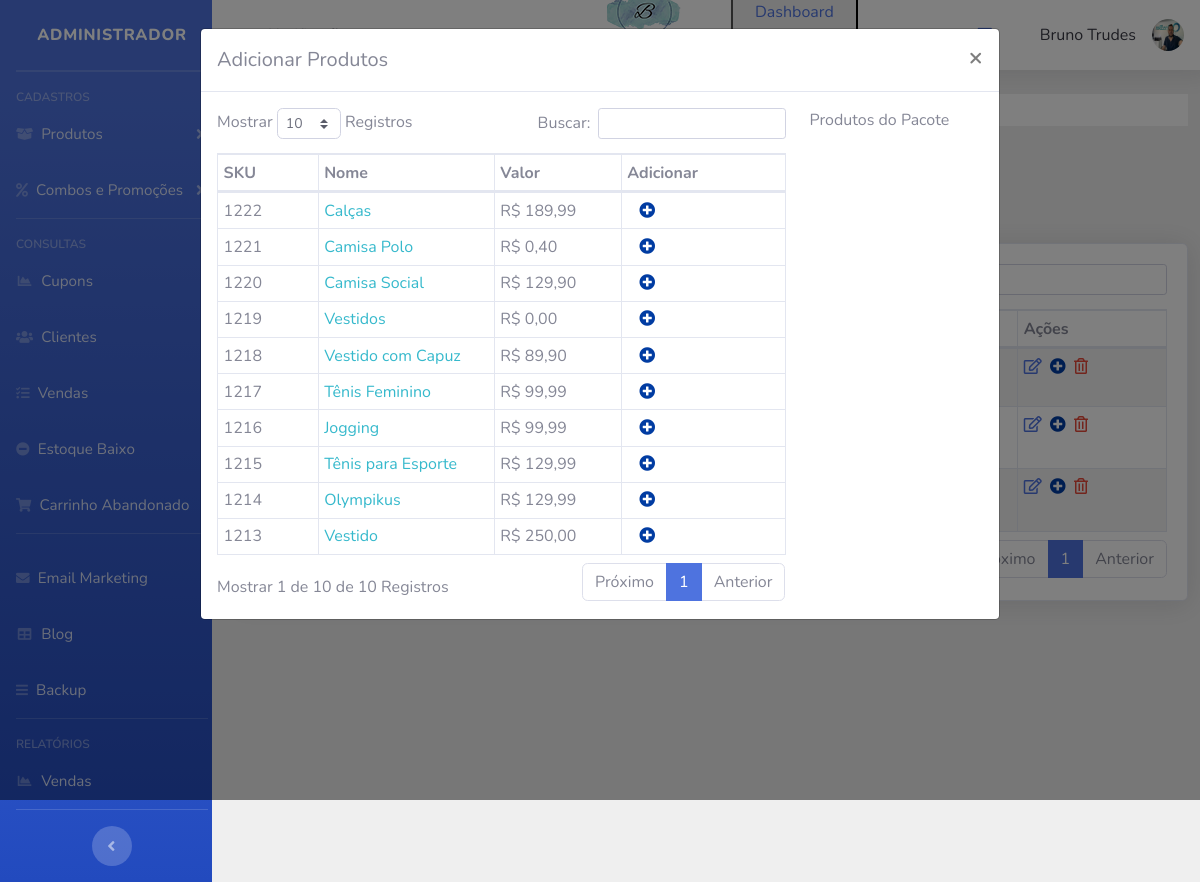
/sistema/painel-admin/index.php?pag=combos&funcao=produtos&id=4 (signed in), run on the app's committed database.
### tables this page shows
CREATE TABLE `usuarios` (
  `id` int(11) NOT NULL AUTO_INCREMENT,
  `nome` varchar(50) NOT NULL,
  `cpf` varchar(20) NOT NULL,
  `email` varchar(50) NOT NULL,
  `fone` varchar(15) NOT NULL,
  `senha` varchar(35) NOT NULL,
  `senha_crip` varchar(150) NOT NULL,
  `nivel` varchar(20) NOT NULL,
  `imagem` varchar(100) DEFAULT NULL,
  PRIMARY KEY (`id`)
);

CREATE TABLE `combos` (
  `id` int(11) NOT NULL AUTO_INCREMENT,
  `nome` varchar(100) NOT NULL,
  `nome_url` varchar(50) NOT NULL,
  `descricao` varchar(1000) NOT NULL,
  `descricao_longa` text NOT NULL,
  `valor` decimal(8,2) NOT NULL,
  `imagem` varchar(100) NOT NULL,
  `tipo_envio` int(1) NOT NULL,
  `palavras` varchar(250) NOT NULL,
  `ativo` varchar(5) NOT NULL,
  `peso` double(8,2) NOT NULL,
  `largura` double(8,2) NOT NULL,
  `altura` double(8,2) NOT NULL,
  `comprimento` double(8,2) NOT NULL,
  `valor_frete` decimal(10,2) DEFAULT NULL,
  `vendas` int(11) DEFAULT NULL,
  `link` varchar(150) DEFAULT NULL,
  PRIMARY KEY (`id`)
);

CREATE TABLE `produtos` (
  `id` int(11) NOT NULL AUTO_INCREMENT,
  `sku` varchar(10) NOT NULL,
  `categoria` int(11) NOT NULL,
  `sub_categoria` int(11) NOT NULL,
  `nome` varchar(100) NOT NULL,
  `nome_url` varchar(100) NOT NULL,
  `descricao` varchar(1000) NOT NULL,
  `descricao_longa` text NOT NULL,
  `valor` decimal(10,2) NOT NULL,
  `imagem` varchar(100) NOT NULL,
  `estoque` int(11) NOT NULL,
  `tipo_envio` int(11) NOT NULL,
  `palavras` varchar(250) NOT NULL,
  `ativo` varchar(5) NOT NULL,
  `peso` double(8,2) DEFAULT NULL,
  `largura` int(11) DEFAULT NULL,
  `altura` int(11) DEFAULT NULL,
  `comprimento` int(11) DEFAULT NULL,
  `modelo` varchar(100) DEFAULT NULL,
  `valor_frete` decimal(8,2) DEFAULT NULL,
  `promocao` varchar(5) NOT NULL,
  `vendas` int(11) DEFAULT NULL,
  `link` varchar(150) DEFAULT NULL,
  `variavel` varchar(5) DEFAULT NULL,
  PRIMARY KEY (`id`)
);

### sistema/painel-admin/combos.php (the view, shortened to what the rows shown need)
<?php
$pag = "combos";
require_once("../../conexao.php");
?>
<div class="card shadow mb-4">
  <div class="card-body">
    <div class="table-responsive">
      <table class="w3-table-all w3-hoverable table table-striped table table-bordered" id="dataTable" width="100%" cellspacing="0">
        <thead>
          <tr>
            <th>Nome</th>
            <th>Valor</th>
            <th>Produtos</th>
            <th>Imagem</th>
            <th>Ações</th>
          </tr>
        </thead>
        <tbody>
         <?php
         $query = $pdo->query("SELECT * FROM combos order by id desc ");
         $res = $query->fetchAll(PDO::FETCH_ASSOC);
         for ($i=0; $i < count($res); $i++) {
          $valor = $res[$i]['valor'];
          $nome_url = $res[$i]['nome_url'];
          $imagem = $res[$i]['imagem'];
          $id = $res[$i]['id'];
          $valor = number_format($valor, 2, ',', '.');
          $query2 = $pdo->query("SELECT * FROM prod_combos where id_combo = '$id' ");
          $res2 = $query2->fetchAll(PDO::FETCH_ASSOC);
          $total_produtos = @count($res2);
          ?>
          <tr>
            <td>
              <a href="../../combo-<?php echo $nome_url; ?>" class="text-info" target='blank'>
              </a>
            </td>
            <td>R$ <?php echo $valor ?></td>
            <td id="quantidade-produtos"><?php echo $total_produtos ?></td>
            <td><img src="../../img/combos/<?php echo $imagem ?>" width="50"></td>
            <td>
             <a href="index.php?pag=<?php echo $pag ?>&funcao=editar&id=<?php echo $id ?>" class='text-primary mr-1' title='Editar Dados'><i class='far fa-edit'></i></a>
             <a href="index.php?pag=<?php echo $pag ?>&funcao=produtos&id=<?php echo $id ?>" class='text-danger mr-1 ' title='Inserir Produtos'><i class="fas fa-plus-circle" style="color: #013ca2;"></i></a>
             <a href="index.php?pag=<?php echo $pag ?>&funcao=excluir&id=<?php echo $id ?>" class='text-danger mr-1' title='Excluir Registro'><i class='far fa-trash-alt'></i></a>
           </td>
         </tr>
       <?php } ?>
     </tbody>
   </table>
 </div>
</div>
</div>
<div class="modal fade" id="modal-produtos" tabindex="-1" role="dialog">
  <div class="modal-dialog modal-lg" role="document">
    <div class="modal-content">
      <div class="modal-body">
        <div class="row">
          <div class="col-md-9" >
            <div class="table-responsive">
              <table class="table table-bordered" id="dataTable2" width="100%" cellspacing="0">
                <thead>
                  <tr>
                     <th>SKU</th>
                    <th>Nome</th>
                    <th>Valor</th>
                    <th>Adicionar</th>
                  </tr>
                </thead>
                <tbody>
                  <?php
                  $query = $pdo->query("SELECT * FROM produtos where ativo = 'Sim' order by id desc ");
                  $res = $query->fetchAll(PDO::FETCH_ASSOC);
                  for ($i=0; $i < count($res); $i++) {
                    $nome_prod = $res[$i]['nome'];
                    $valor_prod = $res[$i]['valor'];
                    $nome_url2 = $res[$i]['nome_url'];
                    $sku = $res[$i]['sku'];
                    $id_prod = $res[$i]['id'];
                    $valor_prod = number_format($valor_prod, 2, ',', '.');
                    ?>
                    <tr>
                      <td><?php echo $sku ?>
                      </td>
                      <td>
                      <a href="../../produto-<?php echo $nome_url2; ?>" class="text-info" target='blank'>
                      <?php echo $nome_prod ?>
                       </a>
                      </td>
                      <td>R$ <?php echo $valor_prod ?></td>
                      <td>
                        <form id="form-prod" method="post">
                          <a id="btn-add-produtos" href="#" onClick="addProd(<?php echo $id_prod ?>)" class="text-success mr-1 col-sm-1" title="Adicionar Produto"><i class="fas fa-plus-circle" style="color: #013ca2;"></i></a>
                        </form>
                      </td>
                    </tr>
                  <?php } ?>
                </tbody>
              </table>
            </div>
          </div>
        </div>
      </div>
    </div>
  </div>
</div>

### sistema/painel-admin/index.php (shortened to what the rows shown need)
<?php
require_once '../../conexao.php';
$query = $pdo->query('SELECT * FROM envios_email');
$res = $query->fetchAll(PDO::FETCH_ASSOC);
if (@count($res) == 0) {
    $pdo->query(
        "INSERT INTO envios_email (data, final, assunto, mensagem, link) values (curDate(), '0', '', '', '') "
    );
}
$pag = @$_GET['pag'];
$menu1 = 'produtos';
$menu2 = 'categorias';
$menu3 = 'sub-categorias';
$menu4 = 'combos';
$menu5 = 'promocoes';
$menu6 = 'clientes';
$menu7 = 'vendas';
$menu8 = 'backup';
$menu9 = 'tipo-envios';
$menu10 = 'carac';
$menu11 = 'alertas';
$menu12 = 'cupons';
$menu13 = 'estoque';
$menu14 = 'blog';
$menu15 = 'banner';
$menu16 = 'produtos-promocao';
$menu17 = 'carrinho_abandonado';
$res = $pdo->query("SELECT * FROM usuarios where id = '$_SESSION[id_usuario]'");
$dados = $res->fetchAll(PDO::FETCH_ASSOC);
$nome_usu = @$dados[0]['nome'];
$imagem_usu = @$dados[0]['imagem'];
?>
<!DOCTYPE html>
<html lang="en">
<head>
    <link href="../vendor/fontawesome-free/css/all.min.css" rel="stylesheet" type="text/css">
    <link href="../css/sb-admin-2.css" rel="stylesheet">
    <link href="../css/style.css" rel="stylesheet">
    <link href="../vendor/datatables/dataTables.bootstrap4.min.css" rel="stylesheet">
</head>
<body id="page-top " >
    <div id="wrapper"  >
                                        <div id="content-wrapper" class="row d-flex flex-column l">
                                        <div class="wrapper">
            <nav class="navbar navbar-expand navbar-light bg-white topbar mb-4 static-top shadow">
                <div class="container-fluid">
                    <ul class="navbar-nav ml-auto">
                        <nav class="nav-item">
                                                <ul class="navbar-nav ml-auto ">
                                                    <li class="nav-item dropdown no-arrow nav-item">
                                                        <a class="nav-link dropdown-toggle" href="#" id="userDropdown" role="button" data-toggle="dropdown" aria-haspopup="true" aria-expanded="false">
                                                            <span class="mr-3 d-none d-lg-inline text-gray-900 "><?php echo @$nome_usu; ?></span>
                                                            <img class="img-profile rounded-circle" src="../../img/<?php echo $imagem_usu; ?>">
                                                        </a>
                                                    </li>
                                                </ul>
                                            </nav>
                    </ul>
                </div>
            </nav>
                                                <div class="container-fluid">
                                                    <?php if ($pag == null) {
                                                        include_once 'home.php';
                                                    } elseif ($pag == $menu1) {
                                                        include_once $menu1 .
                                                            '.php';
                                                    } elseif ($pag == $menu2) {
                                                        include_once $menu2 .
                                                            '.php';
                                                    } elseif ($pag == $menu3) {
                                                        include_once $menu3 .
                                                            '.php';
                                                    } elseif ($pag == $menu4) {
                                                        include_once $menu4 .
                                                            '.php';
                                                    } elseif ($pag == $menu5) {
                                                        include_once $menu5 .
                                                            '.php';
                                                    } elseif ($pag == $menu6) {
                                                        include_once $menu6 .
                                                            '.php';
                                                    } elseif ($pag == $menu7) {
                                                        include_once $menu7 .
                                                            '.php';
                                                    } elseif ($pag == $menu8) {
                                                        include_once $menu8 .
                                                            '.php';
                                                    } elseif ($pag == $menu9) {
                                                        include_once $menu9 .
                                                            '.php';
                                                    } elseif ($pag == $menu10) {
                                                        include_once $menu10 .
                                                            '.php';
                                                    } elseif ($pag == $menu11) {
                                                        include_once $menu11 .
                                                            '.php';
                                                    } elseif ($pag == $menu12) {
                                                        include_once $menu12 .
                                                            '.php';
                                                    } elseif ($pag == $menu13) {
                                                        include_once $menu13 .
                                                            '.php';
                                                    } elseif ($pag == $menu14) {
                                                        include_once $menu14 .
                                                            '.php';
                                                    } elseif ($pag == $menu15) {
                                                        include_once $menu15 .
                                                            '.php';
                                                    }elseif ($pag == $menu16) {
                                                        include_once $menu16 .
                                                            '.php';
                                                    }elseif ($pag == $menu17) {
                                                        include_once $menu17 .
                                                            '.php';
                                                    }
                                                    else {
                                                        include_once 'home.php';
                                                    } ?>
                                                </div>
                                            </div>
                                        </div>
                                    </div>
</body>
</html>

### data on the page
usuarios: nome "Bruno Trudes", imagem (picture)
produtos: sku "1222", nome "Calças", valor "189,99"
produtos: sku "1221", nome "Camisa Polo", valor "0,40"
produtos: sku "1220", nome "Camisa Social", valor "129,90"
produtos: sku "1219", nome "Vestidos", valor "0,00"
produtos: sku "1218", nome "Vestido com Capuz", valor "89,90"
produtos: sku "1217", nome "Tênis Feminino", valor "99,99"
produtos: sku "1216", nome "Jogging", valor "99,99"
produtos: sku "1215", nome "Tênis para Esporte", valor "129,99"
produtos: sku "1214", nome "Olympikus", valor "129,99"
produtos: sku "1213", nome "Vestido", valor "250,00"
